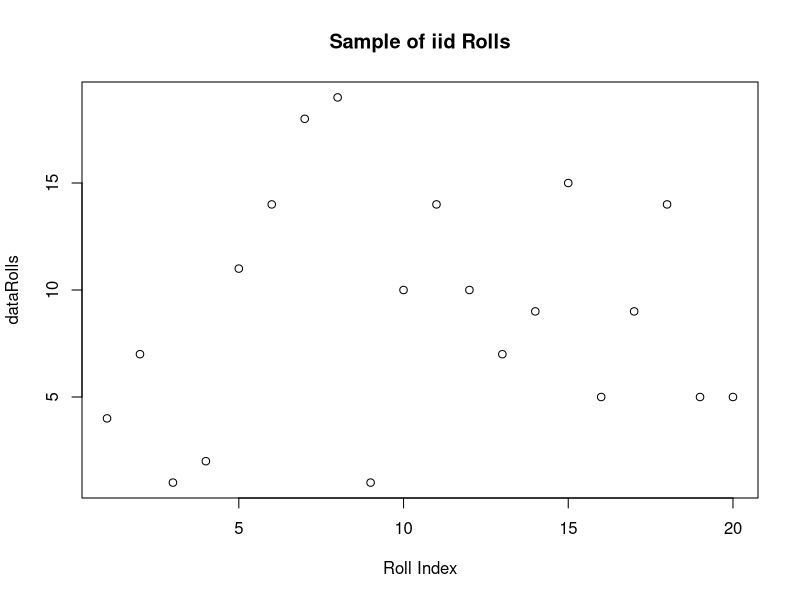
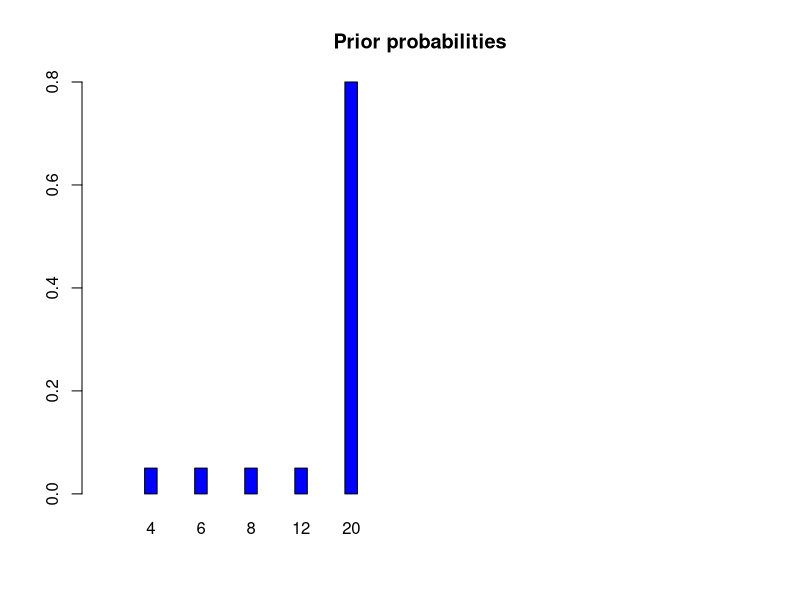
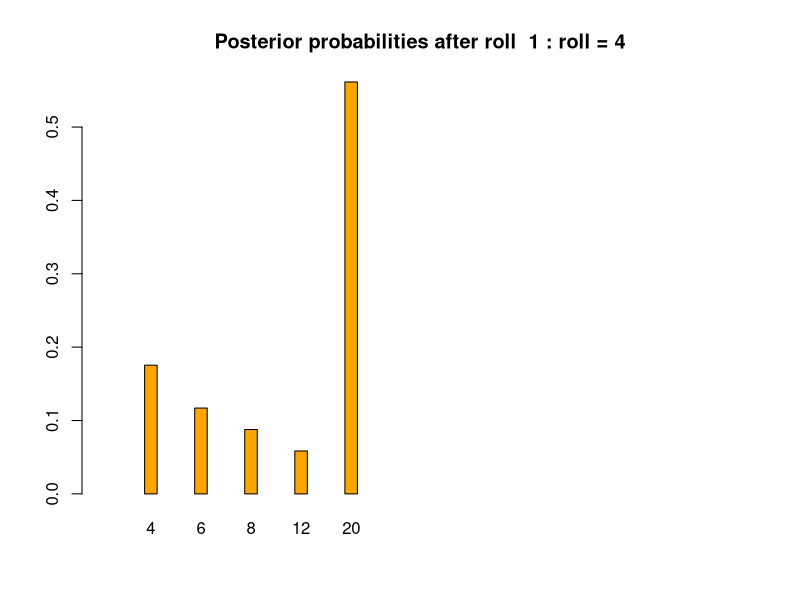
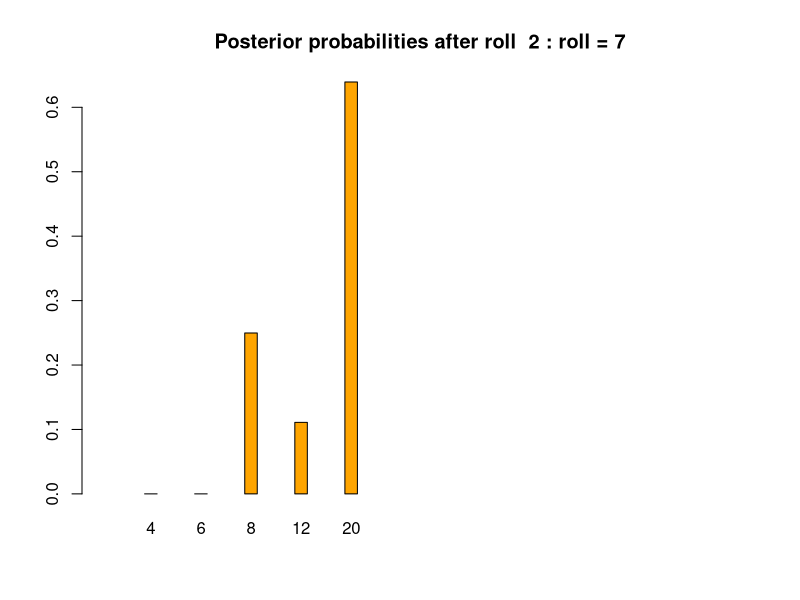
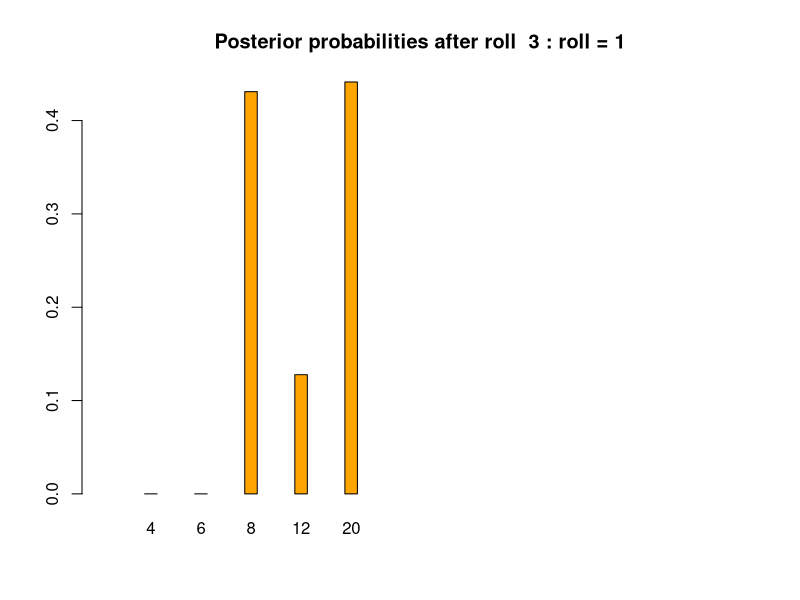
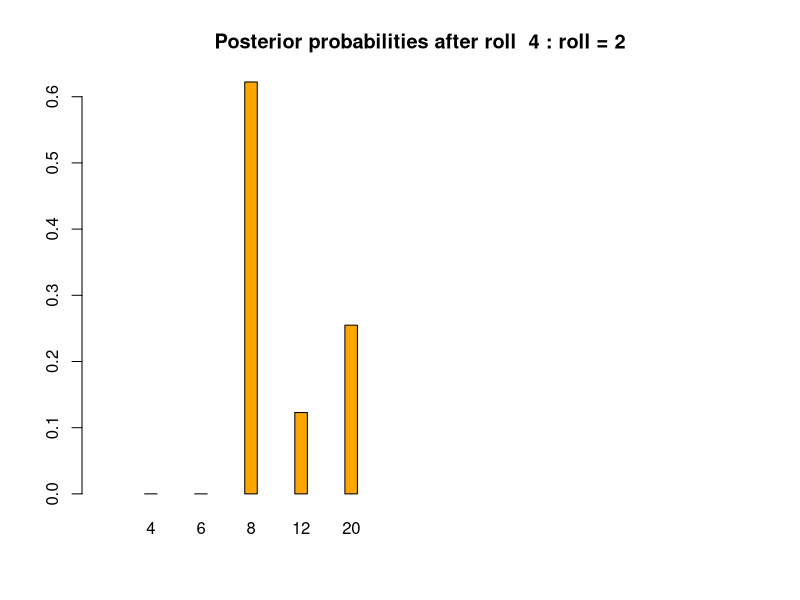
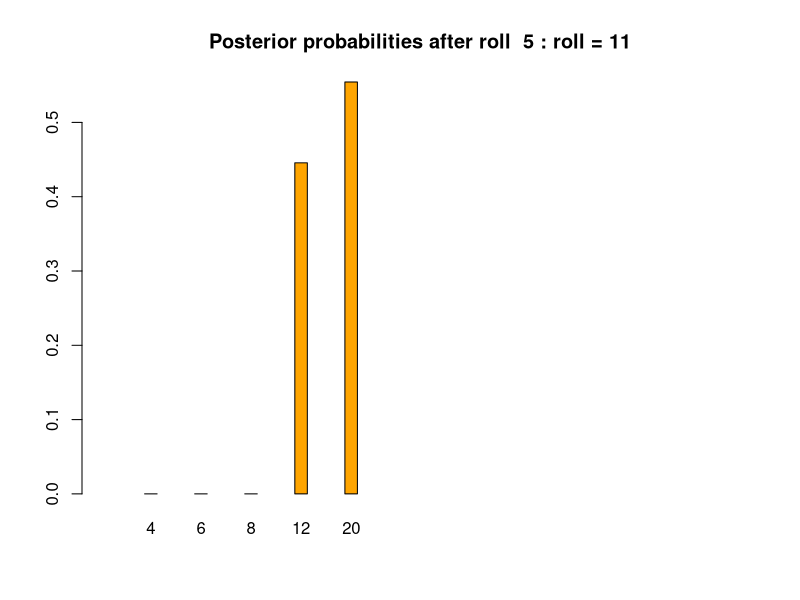
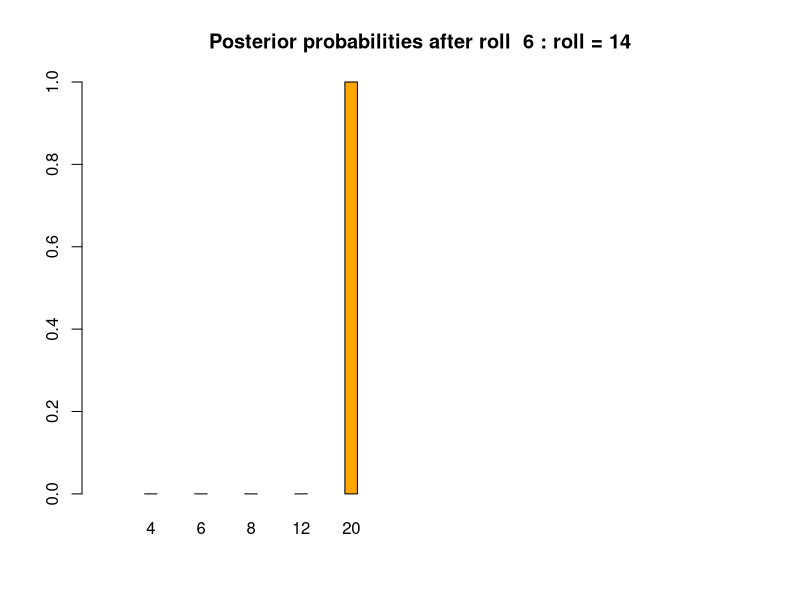

Write the R code that produced these figures, in order.
# This is based on code Orloff and Bloom give
# for MIT Open Coursware: Introduction to Probability
# and Statistics 18.05, Spring 2014.
# We modify code available at:
# https://ocw.mit.edu/courses/mathematics/18-05-introduction-to-probability-and-statistics-spring-2014/studio-resources/studio5.zip
#
#--------------------------------
repRoll <- function(prior){
  # Roll die repeatedly
  # Just to keep this part self-contained we repeat the setup above
  nrolls=20  #roll the die nrolls times
  dice=c(4,6,8,12,20)
  
  # Build likelihood table 5 dice x 20 possible outcomes
  v = rep(0,100)
  likelihoodTable = matrix(v,nrow=5, ncol=20)
  # Make the probabilities (rows) for each die separately. 
  # We could have done this in a loop
  likelihoodTable[1,1:4] = 1/4    #4 sided die
  likelihoodTable[2,1:6] = 1/6    #6 sided die
  likelihoodTable[3,1:8] = 1/8    #8 sided die
  likelihoodTable[4,1:12] = 1/12  #12 sided die
  likelihoodTable[5,1:20] = 1/20  #20 sided die
  
  # Choose die according to prior distribution
  set.seed(1)
  randomDie=sample(dice,1,prob=prior)
    
  # Get all the data at once
  dataRolls = sample(1:randomDie, size=nrolls, replace=TRUE)
  
  # It's good practice to just plot the data to see if there are obvious problems
  plot(dataRolls, xlab="Roll Index", main="Sample of iid Rolls")
  
  # Plot the prior
  title = "Prior probabilities"
  barplot(prior, col='blue', width=rep(.1,5),xlim=c(0,5),space=3, 
          names=dice, main=title)
  
  # Create the data frame to hold  our computations
  bayesTable=data.frame(
      dice=dice, 
      prior=NA, 
      likelihood=NA, 
      posterior.prenormalize=NA, 
      posterior.normalized=NA)
  
  # Initialize matrix whose jth column will store 
  # the posterior distribution after updating the jth roll
  # We will use this to make a nifty stacked bar plot at the end
  posteriorMat = matrix(NA, nrow=length(dice), ncol=nrolls )
  
  #set the first prior
  prior.jroll = prior
  
  # Go throught the updata process for each roll 
  for (jroll in 1:nrolls){
    x.jroll =dataRolls[jroll]
    
    likelihood.jroll = likelihoodTable[,x.jroll]
    unnormalizedPosterior.jroll = prior.jroll * likelihood.jroll
    posterior.jroll = unnormalizedPosterior.jroll/sum(unnormalizedPosterior.jroll)
    
    # store the posterior
    posteriorMat[,jroll] = posterior.jroll
    
    # plot the posterior
    title = paste("Posterior probabilities after roll ", jroll, ": roll =", x.jroll)
    barplot(posterior.jroll, col='orange', width=rep(.1,5),xlim=c(0,5),space=3, 
            names=dice, main=title)
    
    # put the table in our data frame for easy printing
    bayesTable[,"prior"] = prior.jroll
    bayesTable[,"likelihood"] = likelihood.jroll
    bayesTable[,"posterior.prenormalize"] = unnormalizedPosterior.jroll
    bayesTable["posterior.normalized"] = posterior.jroll
  
    title = paste("Bayes table after one roll", jroll, ": roll =", x.jroll)
    print(title)
    print(bayesTable)
    
    # SET THE PRIOR for the next roll
    prior.jroll = posterior.jroll
    
  }
    
  # stacked barplot of the prior/posterior distributions
  # as a function of the number of rolls
  # (cbind --column bind is a easy way to add columns to a matrix)
  allProbs = cbind(prior,posteriorMat)
  barplot(allProbs,legend.text=paste("Sides",dice,sep=""),
          names.arg=c("0(Prior)",c(1:nrolls)), col=rainbow(length(dice)))
  title(xlab="Number of Rolls")
  title(main="Stacked Barplot of Posterior (Prior) Probabilities")
  # sub-bar heights equal posterior probabilities
  ####################################
}

repRoll(prior=c(.05,.05,.05,.05,.8))
repRoll(prior=c(.2,.2,.2,.2,.2))
